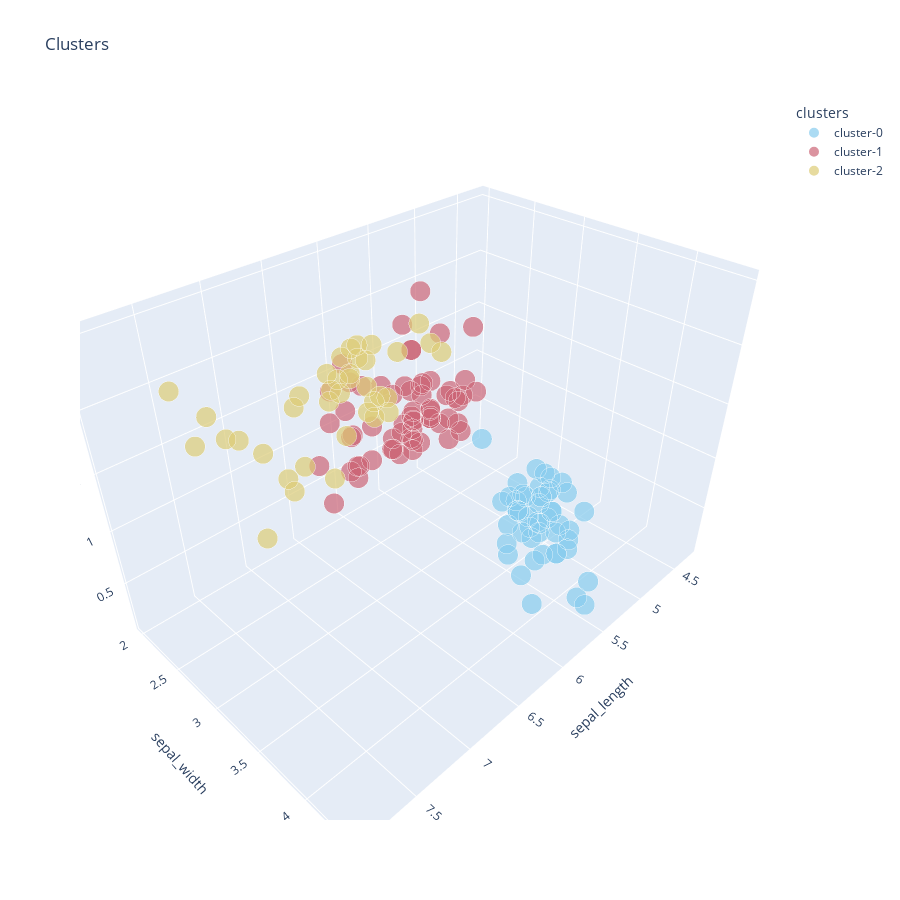

Notebook source saved alongside this figure:
### Code cell
import plotly.express as px
fig = px.scatter_3d(iris_dataframe, 
                    x='sepal_length', 
                    y='sepal_width', 
                    z='petal_width',
                    color='clusters', 
                    title="Clusters",
                    width=900, 
                    height=900, 
                    opacity=0.7, 
                    size="size", 
                    color_discrete_sequence=px.colors.qualitative.Safe)
fig.show()

### Figure 1 — Plotly figure (JSON) as saved in the notebook; plotly's stock layout.template omitted (floating-point values rounded to 4 significant figures)
{"data": [{"hovertemplate": "clusters=cluster-0<br>sepal_length=%{x}<br>sepal_width=%{y}<br>petal_width=%{z}<br>size=%{marker.size}<extra></extra>", "legendgroup": "cluster-0", "marker": {"color": "rgb(136, 204, 238)", "opacity": 0.7, "size": [2, 2, 2, 2, 2, 2, 2, 2, 2, 2, 2, 2, 2, 2, 2, 2, 2, 2, 2, 2, 2, 2, 2, 2, 2, 2, 2, 2, 2, 2, 2, 2, 2, 2, 2, 2, 2, 2, 2, 2, 2, 2, 2, 2, 2, 2, 2, 2, 2, 2], "sizemode": "area", "sizeref": 0.005, "symbol": "circle"}, "mode": "markers", "name": "cluster-0", "scene": "scene", "showlegend": true, "type": "scatter3d", "x": [5.1, 4.9, 4.7, 4.6, 5, 5.4, 4.6, 5, 4.4, 4.9, 5.4, 4.8, 4.8, 4.3, 5.8, 5.7, 5.4, 5.1, 5.7, 5.1, 5.4, 5.1, 4.6, 5.1, 4.8, 5, 5, 5.2, 5.2, 4.7, 4.8, 5.4, 5.2, 5.5, 4.9, 5, 5.5, 4.9, 4.4, 5.1, 5, 4.5, 4.4, 5, 5.1, 4.8, 5.1, 4.6, 5.3, 5], "y": [3.5, 3, 3.2, 3.1, 3.6, 3.9, 3.4, 3.4, 2.9, 3.1, 3.7, 3.4, 3, 3, 4, 4.4, 3.9, 3.5, 3.8, 3.8, 3.4, 3.7, 3.6, 3.3, 3.4, 3, 3.4, 3.5, 3.4, 3.2, 3.1, 3.4, 4.1, 4.2, 3.1, 3.2, 3.5, 3.1, 3, 3.4, 3.5, 2.3, 3.2, 3.5, 3.8, 3, 3.8, 3.2, 3.7, 3.3], "z": [0.2, 0.2, 0.2, 0.2, 0.2, 0.4, 0.3, 0.2, 0.2, 0.1, 0.2, 0.2, 0.1, 0.1, 0.2, 0.4, 0.4, 0.3, 0.3, 0.3, 0.2, 0.4, 0.2, 0.5, 0.2, 0.2, 0.4, 0.2, 0.2, 0.2, 0.2, 0.4, 0.1, 0.2, 0.1, 0.2, 0.2, 0.1, 0.2, 0.2, 0.3, 0.3, 0.2, 0.6, 0.4, 0.3, 0.2, 0.2, 0.2, 0.2]}, {"hovertemplate": "clusters=cluster-1<br>sepal_length=%{x}<br>sepal_width=%{y}<br>petal_width=%{z}<br>size=%{marker.size}<extra></extra>", "legendgroup": "cluster-1", "marker": {"color": "rgb(204, 102, 119)", "opacity": 0.7, "size": [2, 2, 2, 2, 2, 2, 2, 2, 2, 2, 2, 2, 2, 2, 2, 2, 2, 2, 2, 2, 2, 2, 2, 2, 2, 2, 2, 2, 2, 2, 2, 2, 2, 2, 2, 2, 2, 2, 2, 2, 2, 2, 2, 2, 2, 2, 2, 2, 2, 2, 2, 2, 2, 2, 2, 2, 2, 2, 2, 2, 2, 2], "sizemode": "area", "sizeref": 0.005, "symbol": "circle"}, "mode": "markers", "name": "cluster-1", "scene": "scene", "showlegend": true, "type": "scatter3d", "x": [7, 6.4, 5.5, 6.5, 5.7, 6.3, 4.9, 6.6, 5.2, 5, 5.9, 6, 6.1, 5.6, 6.7, 5.6, 5.8, 6.2, 5.6, 5.9, 6.1, 6.3, 6.1, 6.4, 6.6, 6.8, 6, 5.7, 5.5, 5.5, 5.8, 6, 5.4, 6, 6.7, 6.3, 5.6, 5.5, 5.5, 6.1, 5.8, 5, 5.6, 5.7, 5.7, 6.2, 5.1, 5.7, 5.8, 4.9, 5.7, 5.8, 6, 5.6, 6.3, 6.2, 6.1, 6.3, 6, 5.8, 6.3, 5.9], "y": [3.2, 3.2, 2.3, 2.8, 2.8, 3.3, 2.4, 2.9, 2.7, 2, 3, 2.2, 2.9, 2.9, 3.1, 3, 2.7, 2.2, 2.5, 3.2, 2.8, 2.5, 2.8, 2.9, 3, 2.8, 2.9, 2.6, 2.4, 2.4, 2.7, 2.7, 3, 3.4, 3.1, 2.3, 3, 2.5, 2.6, 3, 2.6, 2.3, 2.7, 3, 2.9, 2.9, 2.5, 2.8, 2.7, 2.5, 2.5, 2.8, 2.2, 2.8, 2.7, 2.8, 3, 2.8, 3, 2.7, 2.5, 3], "z": [1.4, 1.5, 1.3, 1.5, 1.3, 1.6, 1, 1.3, 1.4, 1, 1.5, 1, 1.4, 1.3, 1.4, 1.5, 1, 1.5, 1.1, 1.8, 1.3, 1.5, 1.2, 1.3, 1.4, 1.4, 1.5, 1, 1.1, 1, 1.2, 1.6, 1.5, 1.6, 1.5, 1.3, 1.3, 1.3, 1.2, 1.4, 1.2, 1, 1.3, 1.2, 1.3, 1.3, 1.1, 1.3, 1.9, 1.7, 2, 2.4, 1.5, 2, 1.8, 1.8, 1.8, 1.5, 1.8, 1.9, 1.9, 1.8]}, {"hovertemplate": "clusters=cluster-2<br>sepal_length=%{x}<br>sepal_width=%{y}<br>petal_width=%{z}<br>size=%{marker.size}<extra></extra>", "legendgroup": "cluster-2", "marker": {"color": "rgb(221, 204, 119)", "opacity": 0.7, "size": [2, 2, 2, 2, 2, 2, 2, 2, 2, 2, 2, 2, 2, 2, 2, 2, 2, 2, 2, 2, 2, 2, 2, 2, 2, 2, 2, 2, 2, 2, 2, 2, 2, 2, 2, 2, 2, 2], "sizemode": "area", "sizeref": 0.005, "symbol": "circle"}, "mode": "markers", "name": "cluster-2", "scene": "scene", "showlegend": true, "type": "scatter3d", "x": [6.9, 6.7, 6.3, 7.1, 6.3, 6.5, 7.6, 7.3, 6.7, 7.2, 6.5, 6.4, 6.8, 6.4, 6.5, 7.7, 7.7, 6.9, 7.7, 6.7, 7.2, 6.4, 7.2, 7.4, 7.9, 6.4, 6.1, 7.7, 6.3, 6.4, 6.9, 6.7, 6.9, 6.8, 6.7, 6.7, 6.5, 6.2], "y": [3.1, 3, 3.3, 3, 2.9, 3, 3, 2.9, 2.5, 3.6, 3.2, 2.7, 3, 3.2, 3, 3.8, 2.6, 3.2, 2.8, 3.3, 3.2, 2.8, 3, 2.8, 3.8, 2.8, 2.6, 3, 3.4, 3.1, 3.1, 3.1, 3.1, 3.2, 3.3, 3, 3, 3.4], "z": [1.5, 1.7, 2.5, 2.1, 1.8, 2.2, 2.1, 1.8, 1.8, 2.5, 2, 1.9, 2.1, 2.3, 1.8, 2.2, 2.3, 2.3, 2, 2.1, 1.8, 2.1, 1.6, 1.9, 2, 2.2, 1.4, 2.3, 2.4, 1.8, 2.1, 2.4, 2.3, 2.3, 2.5, 2.3, 2, 2.3]}], "layout": {"height": 900, "legend": {"itemsizing": "constant", "title": {"text": "clusters"}, "tracegroupgap": 0}, "scene": {"aspectmode": "auto", "aspectratio": {"x": 1.31, "y": 0.8736, "z": 0.8736}, "camera": {"center": {"x": 0, "y": 0, "z": 0}, "eye": {"x": 1.25, "y": 1.25, "z": 1.25}, "projection": {"type": "perspective"}, "up": {"x": 0, "y": 0, "z": 1}}, "domain": {"x": [0, 1], "y": [0, 1]}, "xaxis": {"title": {"text": "sepal_length"}, "type": "linear"}, "yaxis": {"title": {"text": "sepal_width"}, "type": "linear"}, "zaxis": {"title": {"text": "petal_width"}, "type": "linear"}}, "title": {"text": "Clusters"}, "width": 900}}
